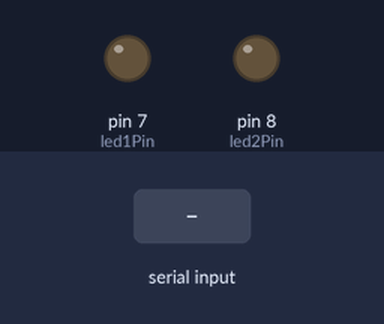
Recording of a sketch running on a simulated Arduino Uno, built with avr-gcc and run on an emulated ATmega328P. Shown: output pins drawn as LEDs (lit = HIGH). The inputs (shaded band) are chosen by the test bench.

Above: at 1.2 s.
1.3 s: "A" received over Serial
At 1.8 s:
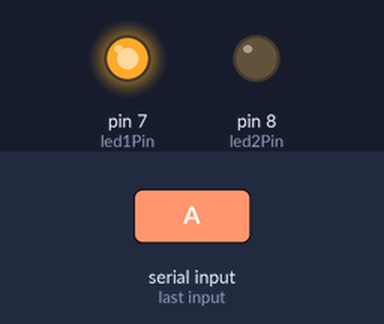
2.8 s: "B" received over Serial
At 4.0 s:
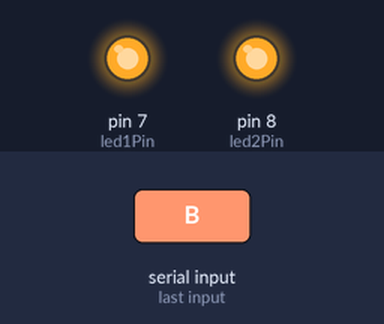
4.3 s: "a" received over Serial
At 5.3 s:
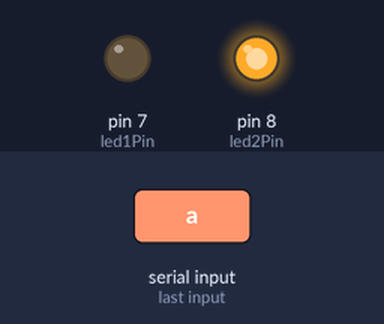
5.8 s: "b" received over Serial
At 6.5 s:
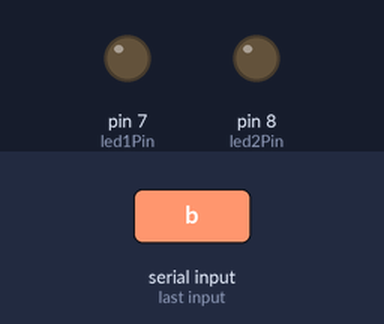
Timing chart, 0 to 8.3 s (numbered marks = the images above; inputs shaded):
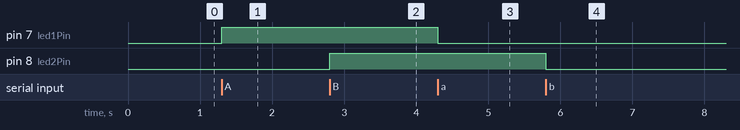

The sketch:

Tela_LCD.ino
```cpp
// Define os pinos para os LEDs
const int led1Pin = 7; // LED Verde
const int led2Pin = 8; // LED Vermelho

void setup() {
  // Inicia a comunicação serial com a mesma velocidade do Python
  Serial.begin(9600);

  // Define os pinos dos LEDs como saída
  pinMode(led1Pin, OUTPUT);
  pinMode(led2Pin, OUTPUT);
}

void loop() {
  // Verifica se há alagum dado disponível para ser lido na porta serial
  if (Serial.available() > 0) {
    // Lê o caractere recebido
    char command = Serial.read();

    // Executa a ação baseada no comando
    switch (command) {
      case 'A':
        digitalWrite(led1Pin, HIGH);  // Liga o LED 1
        break;
      case 'a':
        digitalWrite(led1Pin, LOW);   // Desliga o LED 1
        break;
      case 'B':
        digitalWrite(led2Pin, HIGH);  // Liga o LED 2
        break;
      case 'b':
        digitalWrite(led2Pin, LOW);   // Desliga o LED 2
        break;
    }
  }
}
```

Measured:
- after the input at 1.3 s, pin 7 (led1Pin): LOW → HIGH at once
- after the input at 2.8 s, pin 8 (led2Pin): LOW → HIGH at once
- after the input at 4.3 s, pin 7 (led1Pin): HIGH → LOW at once
- after the input at 5.8 s, pin 8 (led2Pin): HIGH → LOW at once
